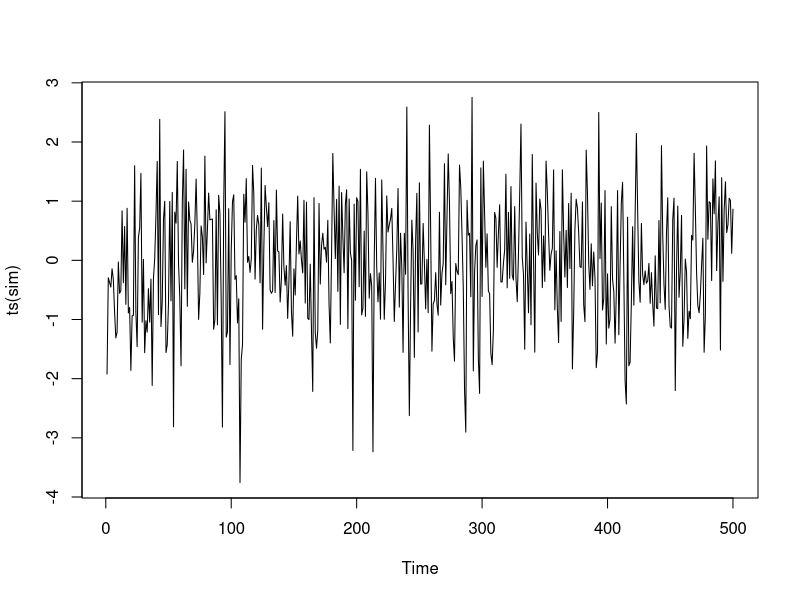
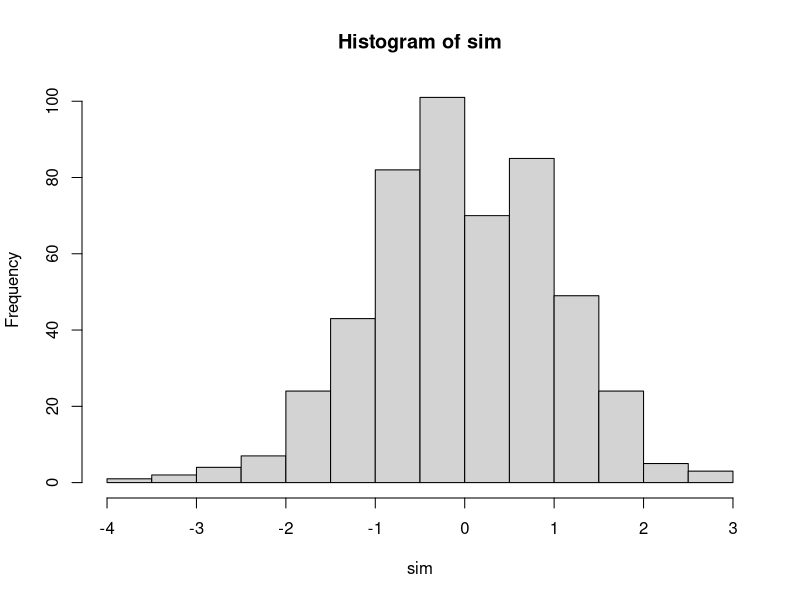
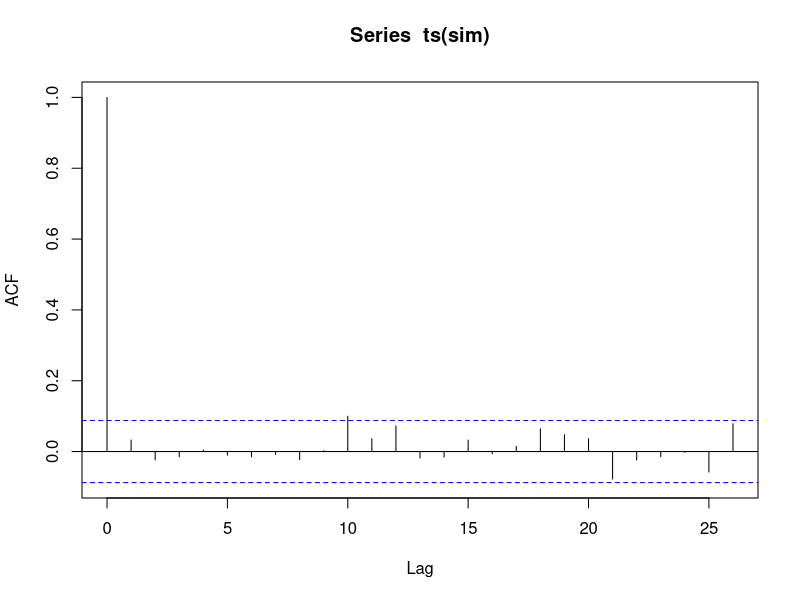
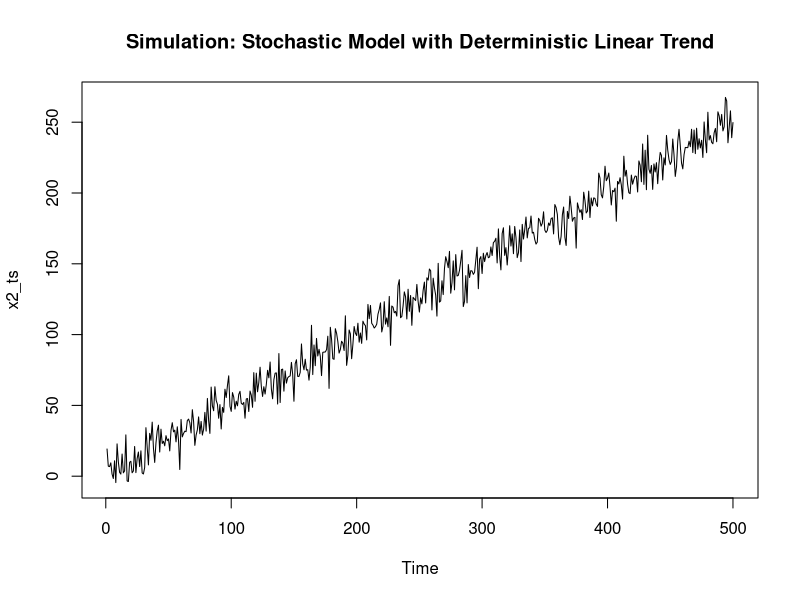
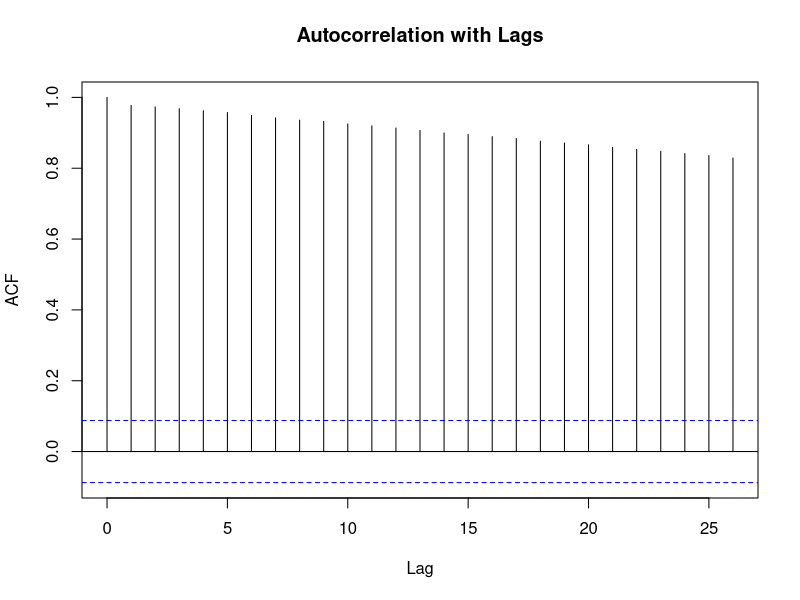
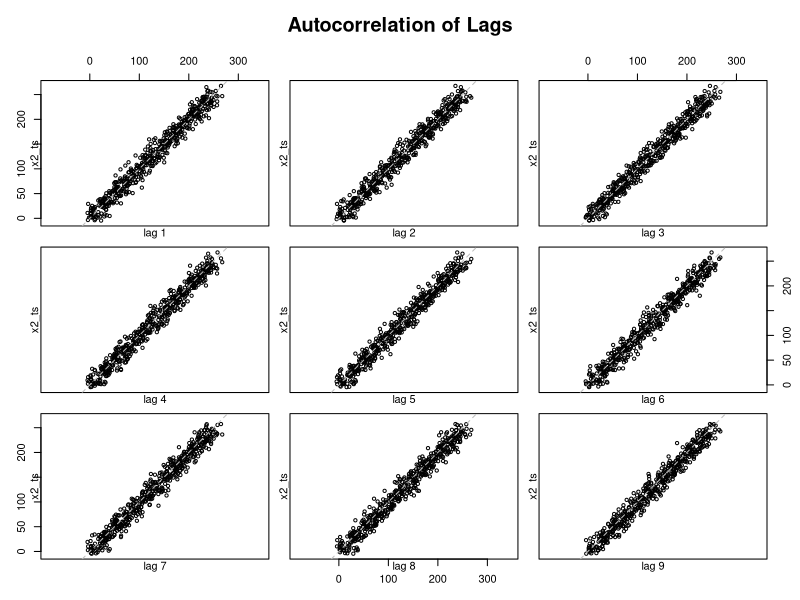
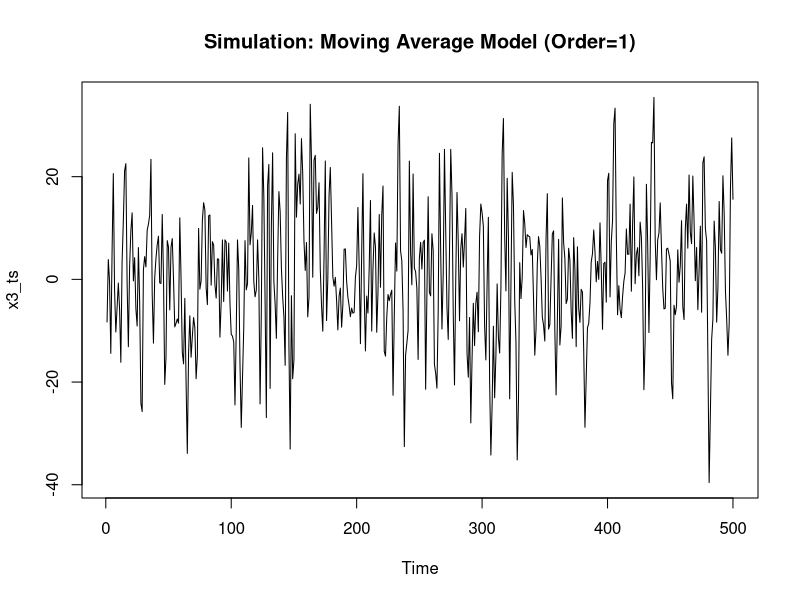
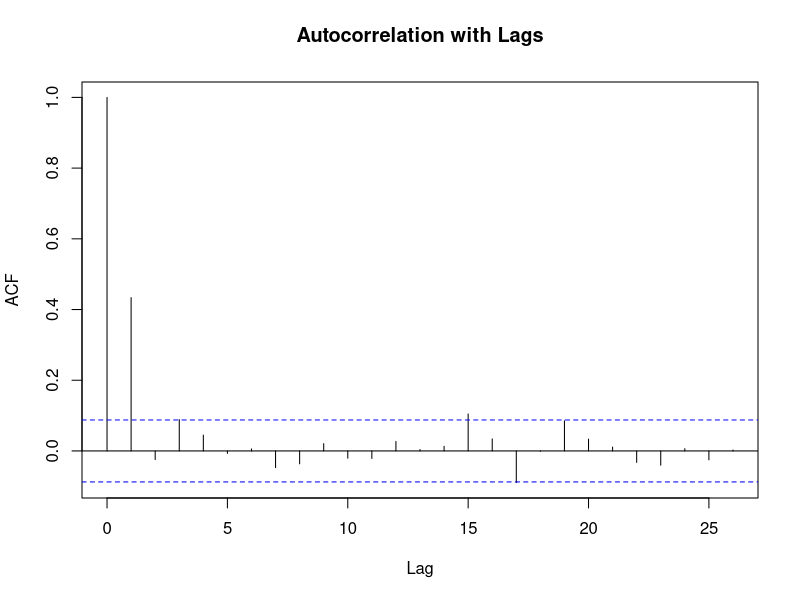

Here is the R script that generated these plots, in order:
## ---- chunk 1
knitr::opts_chunk$set(echo = TRUE)
options(digits=4)
library(car)
library(dplyr)
## ---- chunk 2
# White Noise simulation
sim <- rnorm(500, mean=0, sd=1)
layout(1:1)
plot(ts(sim))
hist(sim)
acf(ts(sim))
## ---- chunk 3
# run a simulation
beta_0 <- 1
beta_1 <- 0.5
sigma_w <- 10
t <- seq(1,500)
w_t <- rnorm(500, 0, sigma_w)
x2 <- beta_0 + beta_1 * t + w_t
x2_ts <- ts(x2)

# plot
layout(1:1)
plot(x2_ts, main="Simulation: Stochastic Model with Deterministic Linear Trend")
acf(x2_ts, main="Autocorrelation with Lags")
lag.plot(x2_ts, lags=9, main="Autocorrelation of Lags")
## ---- chunk 4
# run a simulation
alpha <- 1
beta <- 0.8
sigma_w <- 10
w_t <- rnorm(500, 0, sigma_w)  

x3 <- vector()
x3[1] <- w_t[1]
for (t in 2:500) {
  x3[t] <- alpha * w_t[t] + beta * w_t[t-1]
}
x3_ts <- ts(x3)

# plot
layout(1:1)
plot(x3_ts, main="Simulation: Moving Average Model (Order=1)")
acf(x3_ts, main="Autocorrelation with Lags")
lag.plot(x3_ts, lags=9, main="Autocorrelation of Lags")
## ---- chunk 5
# simulate shape of the ACF curve for +/- alphas
rho <- function(k, alpha) {
  alpha^k / (1 - alpha^2)
}
plot(0:10, rho(0:10, alpha=0.7), type='b', main='alpha=0.7')
plot(0:10, rho(0:10, alpha=-0.7), type='b', main='alpha=-0.7')
abline(h=0, lty=2)
## ---- chunk 6
# run a simulation
alpha <- 0.8
sigma_w <- 1
w_t <- rnorm(500, 0, sigma_w)

x4 <- vector()
x4[1] <- w_t[1]
for (t in 2:500) {
  x4[t] <- alpha * x4[t-1] + w_t[t]
}
x4_ts <- ts(x4)


# plot
plot(x4_ts, main="Simulation: Autoregressive Model (Order=1)")
acf(x4_ts, main="Autocorrelation with Lags")
lag.plot(x4_ts, lags=9, main="Autocorrelation of Lags")
## ---- chunk 7
# plot ts over entire 39.7 seconds (freq=0.1 sec)

# plot ts over first 6 seconds
## ---- chunk 8

## ---- chunk 9

## ---- chunk 10
#plot ts
unemployment_df <- read.csv('jobless-claims-historical-chart.csv', skip=13, header=TRUE)
unemployment_df <- unemployment_df %>% filter(value>0) %>% mutate(thousands=value/1000)
unemployment_ts <- ts(unemployment_df$thousands, start=c(1967,1), freq=12)
plot(unemployment_ts, xlab="Monthly Series", ylab="First Time Unemployment Claims (in Thousands)")
## ---- chunk 11
# plot scm against its own lags
lag.plot(unemployment_ts, lags=9, main="Autocorrelation of First Time Jobless Claims (Monthly)")

# plot acf 
acf(unemployment_ts, type='correlation', main="Autocorrelation - First Time Jobless Claims",
    xlab="Lag (Months)")
